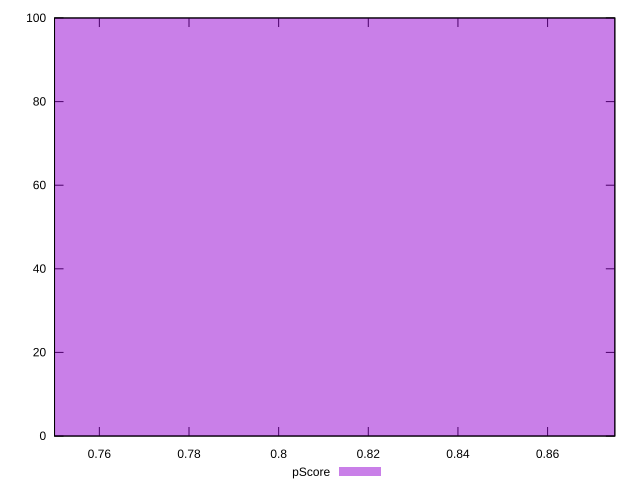

Generate this figure with gnuplot:
reset

$pScore <<EOF
0.8130251024027392 100
EOF

set key outside below
set boxwidth 0.13550418373378986
set xrange [0.75:0.875]
set yrange [0:100]
set trange [0:100]
set style fill transparent solid 0.5 noborder
set terminal svg size 640, 490 enhanced background rgb 'white'
set output "report_00019_2021-02-10T18-14-37.922Z//offscreen-images/samples/pages/pScore/histogram.svg"

plot $pScore title "pScore" with boxes

reset
